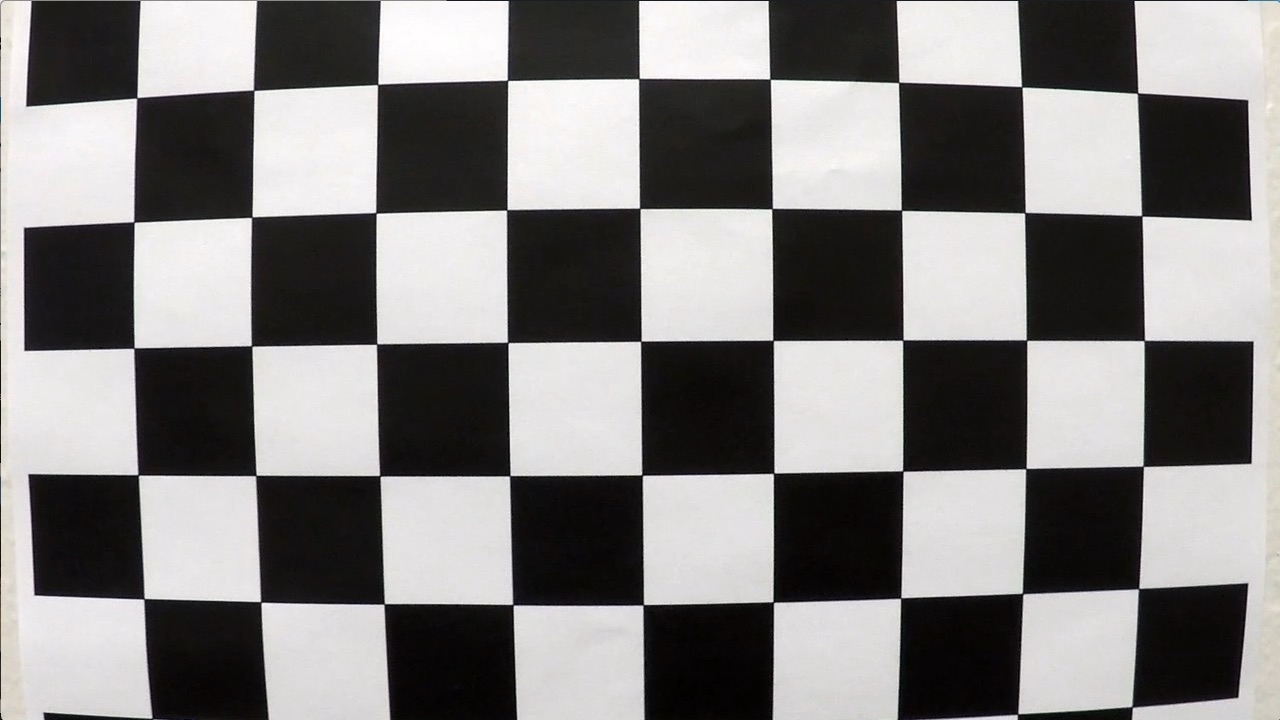
#> input picture camera_cal/calibration1.jpg, 1280 x 720 px
$ python -i lane.py   (imports and definitions only)   (older library calls are emulated)
#> lines starting #> are read from the running program, lines starting #| are printed output that depends on the picture; after the words box and inside, x2 and y2 are one past the last pixel; in counts of white or black regions, pixels touching at a corner belong together
### calibration.py
"""calibration.py: Calibration the cameras and save the calibration results."""

__author__ = "Junsheng Fu"
__email__ = "junsheng.fu@yahoo.com"
__date__ = "March 2017"

import numpy as np
import cv2
import glob
import pickle
import matplotlib.pyplot as plt
from os import path


# [53 lines left out: function calibrate_camera, not called in this run]


def load_calibration(calib_file):
    """

    :param calib_file:
    :return: mtx and dist
    """
#> called with calib_file = 'camera_cal/calibration_pickle.p'
    with open(calib_file, 'rb') as file:
        # print('load calibration data')
#> (reads camera_cal/calibration_pickle.p from the repository)
        data= pickle.load(file)
        mtx = data['mtx']       # calibration matrix
        dist = data['dist']     # distortion coefficients

    return mtx, dist


# [28 lines left out: function undistort_image, not called in this run]


# [7 lines that do not run on import are left out]

### lane.py
"""Departure Warning System with a Monocular Camera"""

import numpy as np
import cv2
import matplotlib.pyplot as plt
from timeit import default_timer as timer
from calibration import load_calibration
from copy import copy
import math


class Lane():
    def __init__(self):
        # was the line detected in the last frame or not
        self.detected = False
        #x values for detected line pixels
        self.cur_fitx = None
        #y values for detected line pixels
        self.cur_fity = None
        # x values of the last N fits of the line
        self.prev_fitx = []
        #polynomial coefficients for the most recent fit
        self.current_poly = [np.array([False])]
        #best polynomial coefficients for the last iteration
        self.prev_poly = [np.array([False])]

    def average_pre_lanes(self):
        tmp = copy(self.prev_fitx)
        tmp.append(self.cur_fitx)
        self.mean_fitx = np.mean(tmp, axis=0)

    def append_fitx(self):
        if len(self.prev_fitx) == N:
            self.prev_fitx.pop(0)
        self.prev_fitx.append(self.mean_fitx)

    def process(self, ploty):
        self.cur_fity = ploty
        self.average_pre_lanes()
        self.append_fitx()
        self.prev_poly = self.current_poly


left_lane = Lane()
right_lane = Lane()
frame_width = 1280
frame_height = 720

LANEWIDTH = 3.7  # highway lane width in US: 3.7 meters
input_scale = 4
output_frame_scale = 4
N = 4 # buffer previous N lines

# fullsize:1280x720
x = [194, 1117, 705, 575]
y = [719, 719, 461, 461]
X = [290, 990, 990, 290]
Y = [719, 719, 0, 0]

src = np.floor(np.float32([[x[0], y[0]], [x[1], y[1]],[x[2], y[2]], [x[3], y[3]]]) / input_scale)
dst = np.floor(np.float32([[X[0], Y[0]], [X[1], Y[1]],[X[2], Y[2]], [X[3], Y[3]]]) / input_scale)

M = cv2.getPerspectiveTransform(src, dst)
M_inv = cv2.getPerspectiveTransform(dst, src)

# Only for creating the final video visualization
X_b = [574, 706, 706, 574]
Y_b = [719, 719, 0, 0]
src_ = np.floor(np.float32([[x[0], y[0]], [x[1], y[1]],[x[2], y[2]], [x[3], y[3]]]) / (input_scale*2))
dst_ = np.floor(np.float32([[X_b[0], Y_b[0]], [X_b[1], Y_b[1]],[X_b[2], Y_b[2]], [X_b[3], Y_b[3]]]) / (input_scale*2))
M_b = cv2.getPerspectiveTransform(src_, dst_)
# Only for creating the final video visualization

# Threshold for color and gradient thresholding
s_thresh, sx_thresh, dir_thresh, m_thresh, r_thresh = (120, 255), (20, 100), (0.7, 1.3), (30, 100), (200, 255)
lower_yellow_thresh, upper_yellow_thresh = np.array([15,120,120]), np.array([25,255,255])
lower_white_thresh, upper_white_thresh = np.array([0,0,221]), np.array([180,255,255])

# load the calibration
calib_file = 'camera_cal/calibration_pickle.p'
mtx, dist = load_calibration(calib_file)


def canny_edge_detection(img):
    gray_img = cv2.cvtColor(img, cv2.COLOR_RGB2GRAY)
    (thresh_canny_gray, output_canny_gray) = cv2.threshold(gray_img, 160, 255, cv2.THRESH_BINARY)
    output_canny_gray = cv2.GaussianBlur(output_canny_gray, (5, 5), 3)
    output_canny_gray = cv2.Canny(output_canny_gray, 180, 255)

    # make the edge wider so it falls inside the lanes
    kernel = np.ones((3, 3))
    dilate = cv2.dilate(output_canny_gray, kernel, iterations=1)

    binary_output_canny = np.zeros_like(output_canny_gray)
    binary_output_canny[(dilate == 255)] = 1

    return binary_output_canny


def hsv_thresh(img):
    hsv = cv2.cvtColor(img, cv2.COLOR_BGR2HSV)

    lower_yellow = lower_yellow_thresh
    upper_yellow = upper_yellow_thresh

    yellow_lane = cv2.inRange(hsv, lower_yellow, upper_yellow)
    binary_output_yellow = np.zeros_like(yellow_lane)
    binary_output_yellow[(yellow_lane == 255)] = 1

    lower_white = lower_white_thresh
    upper_white = upper_white_thresh

    white_lane = cv2.inRange(hsv, lower_white, upper_white)
    binary_output_white = np.zeros_like(white_lane)
    binary_output_white[(white_lane == 255)] = 1

    return binary_output_yellow, binary_output_white


# [46 lines left out: functions abs_sobel_thresh, mag_thresh, not called in this run]


def dir_threshold(img, sobel_kernel=3, thresh=(0, np.pi/2)):
    """ threshold according to the direction of the gradient

    :param img:
    :param sobel_kernel:
    :param thresh:
    :return:
    """

    # Apply the following steps to img
    # 1) Convert to grayscale
    gray = cv2.cvtColor(img, cv2.COLOR_RGB2GRAY)

    # 2) Take the gradient in x and y separately
    sobelx = cv2.Sobel(gray, cv2.CV_64F, 1, 0, ksize=sobel_kernel)
    sobely = cv2.Sobel(gray, cv2.CV_64F, 0, 1, ksize=sobel_kernel)

    # 3) Take the absolute value of the x and y gradients
    # 4) Use np.arctan2(abs_sobely, abs_sobelx) to calculate the direction of the gradient
    absgraddir = np.arctan2(np.absolute(sobely), np.absolute(sobelx))

    # 5) Create a binary mask where direction thresholds are met
    binary_output =  np.zeros_like(absgraddir)
    binary_output[(absgraddir >= thresh[0]) & (absgraddir <= thresh[1])] = 1

    return binary_output


# [20 lines left out: functions gradient_pipeline, threshold_col_channel, not called in this run]


def find_edges(img, s_thresh=s_thresh, sx_thresh=sx_thresh, dir_thresh=dir_thresh, filters = 1):

    img = np.copy(img)

    # hsv and canny edge detection
    if filters == 1:
        # HSV filter
        binary_output_yellow, binary_output_white = hsv_thresh(img)

        # canny edge detection
        binary_output_canny = canny_edge_detection(img)

        # # gradient direction
        dir_binary = dir_threshold(img, sobel_kernel=3, thresh=dir_thresh)

        combined_binary = np.zeros_like(binary_output_canny)
        combined_binary[(((binary_output_yellow == 1) & (binary_output_canny == 1) & (dir_binary == 1)) | (
                    (binary_output_white == 1) & (binary_output_canny == 1) & (dir_binary == 1)))] = 1

        binary_final = combined_binary

    if filters == 2:
        # Convert to HSV color space and threshold the s channel
        hls = cv2.cvtColor(img, cv2.COLOR_BGR2HLS).astype(np.float)
        s_channel = hls[:, :, 2]
        s_binary = threshold_col_channel(s_channel, thresh=s_thresh)

        # Sobel x
        sxbinary = abs_sobel_thresh(img, orient='x', sobel_kernel=3, thresh=sx_thresh)
        # mag_binary = mag_thresh(img, sobel_kernel=3, thresh=m_thresh)
        # # gradient direction
        dir_binary = dir_threshold(img, sobel_kernel=3, thresh=dir_thresh)
        #
        # # output mask
        combined_binary = np.zeros_like(s_channel)
        combined_binary[(((sxbinary == 1) & (dir_binary == 1)) | ((s_binary == 1) & (dir_binary == 1)))] = 1

        # add more weights for the s channel
        c_bi = np.zeros_like(s_channel)
        c_bi[((sxbinary == 1) & (s_binary == 1))] = 2

        binary_final = (combined_binary + c_bi)

    return binary_final


def warper(img, M):

    # Compute and apply perspective transform
    img_size = (img.shape[1], img.shape[0])
    warped = cv2.warpPerspective(img, M, img_size, flags=cv2.INTER_NEAREST)  # keep same size as input image

    return warped


## fit the lane line
def full_search(binary_warped, visualization=False):
    half_height = int(binary_warped.shape[0] / 2)
    histogram = np.sum(binary_warped[half_height:,:], axis=0)
    # Create an output image to draw on and  visualize the result
    out_img = np.dstack((binary_warped, binary_warped, binary_warped))*255
    out_img = out_img.astype('uint8')

    # Find the peak of the left and right halves of the histogram
    # These will be the starting point for the left and right lines
    midpoint = np.int(histogram.shape[0]/2)
    leftx_base = np.argmax(histogram[:midpoint])
    rightx_base = np.argmax(histogram[midpoint:]) + midpoint

    # Choose the number of sliding windows
    nwindows = 9
    # Set height of windows
    window_height = np.int(binary_warped.shape[0]/nwindows)
    # Identify the x and y positions of all nonzero pixels in the image
    nonzero = binary_warped.nonzero()
    nonzeroy = np.array(nonzero[0])
    nonzerox = np.array(nonzero[1])
    # Current positions to be updated for each window
    leftx_current = leftx_base
    rightx_current = rightx_base
    # Set the width of the windows +/- margin
    margin = np.floor(100/input_scale)
    # Set minimum number of pixels found to recenter window
    minpix = np.floor(50/input_scale)
    # Create empty lists to receive left and right lane pixel indices
    left_lane_inds = []
    right_lane_inds = []

    # Step through the windows one by one
    for window in range(nwindows):
        # Identify window boundaries in x and y (and right and left)
        win_y_low = binary_warped.shape[0] - (window+1)*window_height
        win_y_high = binary_warped.shape[0] - window*window_height
        win_xleft_low = leftx_current - margin
        win_xleft_high = leftx_current + margin
        win_xright_low = rightx_current - margin
        win_xright_high = rightx_current + margin
        # Draw the windows on the visualization image
        if visualization:
            cv2.rectangle(out_img,(int(win_xleft_low),int(win_y_low)),(int(win_xleft_high),int(win_y_high)),(0,255,0), 2)
            cv2.rectangle(out_img,(int(win_xright_low),int(win_y_low)),(int(win_xright_high),int(win_y_high)),(0,255,0), 2)

        # Identify the nonzero pixels in x and y within the window
        good_left_inds = ((nonzeroy >= win_y_low) & (nonzeroy < win_y_high) & (nonzerox >= win_xleft_low) & (nonzerox < win_xleft_high)).nonzero()[0]
        good_right_inds = ((nonzeroy >= win_y_low) & (nonzeroy < win_y_high) & (nonzerox >= win_xright_low) & (nonzerox < win_xright_high)).nonzero()[0]
        # Append these indices to the lists
        left_lane_inds.append(good_left_inds)
        right_lane_inds.append(good_right_inds)
        # If you found > minpix pixels, recenter next window on their mean position
        if len(good_left_inds) > minpix:
            leftx_current = np.int(np.mean(nonzerox[good_left_inds]))
        if len(good_right_inds) > minpix:
            rightx_current = np.int(np.mean(nonzerox[good_right_inds]))

    # Concatenate the arrays of indices
    left_lane_inds = np.concatenate(left_lane_inds)
    right_lane_inds = np.concatenate(right_lane_inds)

    # Extract left and right line pixel positions
    leftx = nonzerox[left_lane_inds]
    lefty = nonzeroy[left_lane_inds]
    rightx = nonzerox[right_lane_inds]
    righty = nonzeroy[right_lane_inds]

    # Fit a second order polynomial to each
    left_fit = np.polyfit(lefty, leftx, 2)
    right_fit = np.polyfit(righty, rightx, 2)
    # Visualization

    # Generate x and y values for plotting
    if visualization:
        ploty = np.linspace(0, binary_warped.shape[0]-1, binary_warped.shape[0] )
        left_fitx = left_fit[0]*ploty**2 + left_fit[1]*ploty + left_fit[2]
        right_fitx = right_fit[0]*ploty**2 + right_fit[1]*ploty + right_fit[2]

        out_img[nonzeroy[left_lane_inds], nonzerox[left_lane_inds]] = [255, 0, 0]
        out_img[nonzeroy[right_lane_inds], nonzerox[right_lane_inds]] = [0, 0, 255]
        # plt.subplot(1,2,1)
        plt.imshow(out_img)
        # plt.imshow(binary_warped)
        plt.plot(left_fitx, ploty, color='yellow')
        plt.plot(right_fitx, ploty, color='yellow')
        plt.xlim((0, frame_width / input_scale))
        plt.ylim((frame_height / input_scale, 0))
        plt.show()

    return left_fit, right_fit


# [57 lines left out: function window_search, not called in this run]


def measure_lane_curvature(ploty, leftx, rightx, visualization=False):

    leftx = leftx[::-1]  # Reverse to match top-to-bottom in y
    rightx = rightx[::-1]  # Reverse to match top-to-bottom in y

     # choose the maximum y-value, corresponding to the bottom of the image
    y_eval = np.max(ploty)

    # Define conversions in x and y from pixels space to meters
    ym_per_pix = 30/(frame_height/input_scale) # meters per pixel in y dimension
    xm_per_pix = LANEWIDTH/(700/input_scale) # meters per pixel in x dimension

    # Fit new polynomials to x,y in world space
    left_fit_cr = np.polyfit(ploty*ym_per_pix, leftx*xm_per_pix, 2)
    right_fit_cr = np.polyfit(ploty*ym_per_pix, rightx*xm_per_pix, 2)
    # Calculate the new radii of curvature
    left_curverad = ((1 + (2*left_fit_cr[0]*y_eval*ym_per_pix + left_fit_cr[1])**2)**1.5) / np.absolute(2*left_fit_cr[0])
    right_curverad = ((1 + (2*right_fit_cr[0]*y_eval*ym_per_pix + right_fit_cr[1])**2)**1.5) / np.absolute(2*right_fit_cr[0])
    # Now our radius of curvature is in meters
    # print(left_curverad, 'm', right_curverad, 'm')

    if leftx[0] - leftx[-1] > 50/input_scale:
        curve_direction = 'Left curve'
    elif leftx[-1] - leftx[0] > 50/input_scale:
        curve_direction = 'Right curve'
    else:
        curve_direction = 'Straight'

    return (left_curverad+right_curverad)/2.0, curve_direction


def off_center(left, mid, right):
    """

    :param left: left lane position
    :param mid:  car position
    :param right: right lane position
    :return: True or False, indicator of off center driving
    """
    a = mid - left
    b = right - mid
    width = right - left

    if a >= b:  # driving right off
        offset = a / width * LANEWIDTH - LANEWIDTH /2.0
    else:       # driving left off
        offset = LANEWIDTH /2.0 - b / width * LANEWIDTH

    return offset


def compute_car_offcenter(ploty, left_fitx, right_fitx, undist):

    # Create an image to draw the lines on
    height = undist.shape[0]
    width = undist.shape[1]

    # Recast the x and y points into usable format for cv2.fillPoly()
    pts_left = np.array([np.transpose(np.vstack([left_fitx, ploty]))])
    pts_right = np.array([np.flipud(np.transpose(np.vstack([right_fitx, ploty])))])
    pts = np.hstack((pts_left, pts_right))

    bottom_l = left_fitx[height-1]
    bottom_r = right_fitx[0]

    offcenter = off_center(bottom_l, width/2.0, bottom_r)

    return offcenter, pts


def create_output_frame(offcenter, pts, undist_ori, fps, curvature, curve_direction, binary_sub, threshold=0.6):
    """

    :param offcenter:
    :param pts:
    :param undist_ori:
    :param fps:
    :param threshold:
    :return:
    """

    undist_ori = cv2.resize(undist_ori, (0,0), fx=1/output_frame_scale, fy=1/output_frame_scale)
    w = undist_ori.shape[1]
    h = undist_ori.shape[0]

    undist_birdview = warper(cv2.resize(undist_ori, (0,0), fx=1/2, fy=1/2), M_b)

    color_warp = np.zeros_like(undist_ori).astype(np.uint8)

    # create a frame to hold every image
    frame_h = math.ceil(h*2.5)
    frame_w = math.ceil(w*2.34)
    whole_frame = np.zeros((frame_h,frame_w, 3), dtype=np.uint8)


    if abs(offcenter) > threshold:  # car is offcenter more than 0.6 m
        # Draw Red lane
        cv2.fillPoly(color_warp, np.int_([pts]), (255, 0, 0)) # red
    else: # Draw Green lane
        cv2.fillPoly(color_warp, np.int_([pts]), (0,255, 0))  # green

    newwarp = cv2.warpPerspective(color_warp, M_inv, (int(frame_width/input_scale), int(frame_height/input_scale)))

    # Combine the result with the original image    # result = cv2.addWeighted(undist, 1, newwarp, 0.3, 0)

    newwarp_ = cv2.resize(newwarp,None, fx=input_scale/output_frame_scale, fy=input_scale/output_frame_scale, interpolation = cv2.INTER_LINEAR)

    output = cv2.addWeighted(undist_ori, 1, newwarp_, 0.3, 0)

    ############## generate the combined output frame only for visualization purpose ################
    whole_frame[40:40+h, 20:20+w, :] = undist_ori
    whole_frame[40:40+h, 60+w:60+2*w, :] = output
    whole_frame[220+h//2:220+2*h//2, 20:20+w//2, :] = undist_birdview
    whole_frame[220+h//2:220+2*h//2, 40+w//2:40+w, 0] = cv2.resize((binary_sub*255).astype(np.uint8), (0,0), fx=1/2, fy=1/2)
    whole_frame[220+h//2:220+2*h//2, 40+w//2:40+w, 1] = cv2.resize((binary_sub*255).astype(np.uint8), (0,0), fx=1/2, fy=1/2)
    whole_frame[220+h//2:220+2*h//2, 40+w//2:40+w, 2] = cv2.resize((binary_sub*255).astype(np.uint8), (0,0), fx=1/2, fy=1/2)

    font = cv2.FONT_HERSHEY_SIMPLEX
    if offcenter >= 0:
        offset = offcenter
        direction = 'Right'
    elif offcenter < 0:
        offset = -offcenter
        direction = 'Left'

    info_road = "Road Status"
    info_lane = "Lane info: {0}".format(curve_direction)
    info_cur = "Curvature {:6.1f} m".format(curvature)
    info_offset = "Off center: {0} {1:3.1f}m".format(direction, offset)
    info_framerate = "{0:4.1f} fps".format(fps)
    info_warning = "Warning: offcenter > 0.6m (use higher threshold in real life)"

    cv2.putText(whole_frame, "Departure Warning System with a Monocular Camera", (23,25), font, 0.8, (255,255,0), 1, cv2.LINE_AA)
    cv2.putText(whole_frame, "Origin", (22,70), font, 0.6, (255,255,0), 1, cv2.LINE_AA)
    cv2.putText(whole_frame, "Augmented", (40+w+25,70), font, 0.6, (255,255,0), 1, cv2.LINE_AA)
    cv2.putText(whole_frame, "Bird's View", (22+30,70+35+h), font, 0.6, (255,255,0), 1, cv2.LINE_AA)
    cv2.putText(whole_frame, "Lanes", (22+225,70+35+h), font, 0.6, (255,255,0), 1, cv2.LINE_AA)
    cv2.putText(whole_frame, info_road, (40+w+50,70+35+h), font, 0.8, (255,255,0), 1,cv2.LINE_AA)
    cv2.putText(whole_frame, info_warning, (35+w,60+h), font, 0.4, (255,255,0), 1,cv2.LINE_AA)
    cv2.putText(whole_frame, info_lane, (40+w+50,70+35+40+h), font, 0.8, (255,255,0), 1,cv2.LINE_AA)
    cv2.putText(whole_frame, info_cur, (40+w+50,70+35+80+h), font, 0.8, (255,255,0), 1,cv2.LINE_AA)
    cv2.putText(whole_frame, info_offset, (40+w+50,70+35+120+h), font, 0.8, (255,255,0), 1,cv2.LINE_AA)
    cv2.putText(whole_frame, info_framerate, (40+w+250,70), font, 0.6, (255,255,0), 1,cv2.LINE_AA)

    return whole_frame


# [24 lines left out: function tracker, not called in this run]


def detector(binary_sub, ploty, visualization=False):

    left_fit, right_fit = full_search(binary_sub, visualization=visualization)

    left_fitx = left_fit[0] * ploty**2 + left_fit[1] * ploty + left_fit[2]
    right_fitx = right_fit[0] * ploty**2 + right_fit[1] * ploty + right_fit[2]
    std_value = np.std(right_fitx - left_fitx)
    if std_value < (85 /input_scale):
        left_lane.current_poly = left_fit
        right_lane.current_poly = right_fit
        left_lane.cur_fitx = left_fitx
        right_lane.cur_fitx = right_fitx
        left_lane.detected = True
        right_lane.detected = True
    else:
        left_lane.current_poly = left_lane.prev_poly
        right_lane.current_poly = right_lane.prev_poly
        if len(left_lane.prev_fitx) > 0:
            left_lane.cur_fitx = left_lane.prev_fitx[-1]
            right_lane.cur_fitx = right_lane.prev_fitx[-1]
        else:
            left_lane.cur_fitx = left_fitx
            right_lane.cur_fitx = right_fitx
        left_lane.detected = False
        right_lane.detected = False


def process_frame(img, visualization=False):

    start = timer()
    # resize the input image according to scale
    img_undist_ = cv2.undistort(img, mtx, dist, None, mtx)
    img_undist = cv2.resize(img_undist_, (0, 0), fx=1/input_scale, fy=1/input_scale)

    # find the binary image of lane/edges
    img_binary = find_edges(img_undist, filters=1)

    # warp the image to bird view
    binary_warped = warper(img_binary, M)  # get binary image contains edges

    # crop the binary image
    binary_sub = np.zeros_like(binary_warped)
    binary_sub[:, int(150/input_scale):int(-80/input_scale)] = binary_warped[:, int(150/input_scale):int(-80/input_scale)]

    # start detector or tracker to find the lanes
    ploty = np.linspace(0, binary_warped.shape[0]-1, binary_warped.shape[0])
    if left_lane.detected:  # start tracker
        tracker(binary_sub, ploty, visualization)
    else:  # start detector
        detector(binary_sub, ploty, visualization)

    # average among the previous N frames to get the averaged lanes
    left_lane.process(ploty)
    right_lane.process(ploty)

    # measure the lane curvature
    curvature, curve_direction = measure_lane_curvature(ploty, left_lane.mean_fitx, right_lane.mean_fitx)

    # compute the car's off-center in meters
    offcenter, pts = compute_car_offcenter(ploty, left_lane.mean_fitx, right_lane.mean_fitx, img_undist)

    # compute the processing frame rate
    end = timer()
    fps = 1.0 / (end - start)

    # combine all images into final video output (only for visualization purpose)
    output = create_output_frame(offcenter, pts, img_undist_, fps, curvature, curve_direction, binary_sub)
    return output

>>> import cv2
>>> picture = cv2.cvtColor(cv2.imread('camera_cal/calibration1.jpg'), cv2.COLOR_BGR2RGB)
>>> result = process_frame(picture)
#> in process_frame, `img_undist = cv2.resize(img_undist_, (0, 0), fx=1/input_scale, fy=1/in..`:
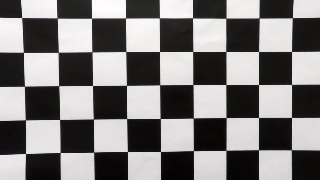
#> img_undist: shape (180, 320, 3); mean R, G, B 125.5, 123.9, 123.4
#> in hsv_thresh, `white_lane = cv2.inRange(hsv, lower_white, upper_white)`:
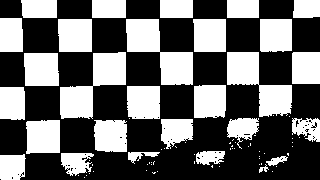
#> white_lane: shape (180, 320); 41.2% white; 77 white regions (49 under 20 px), largest, box (x1, y1, x2, y2) and area: (126, 19, 193, 85) 2157, (60, 52, 126, 119) 2109, (227, 52, 292, 117) 2022
#> in canny_edge_detection, `output_canny_gray = cv2.Canny(output_canny_gray, 180, 255)`:
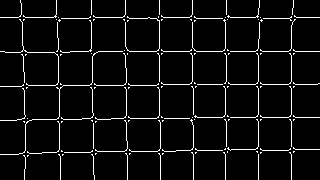
#> output_canny_gray: shape (180, 320); 5.5% white in thin lines or dots
#> in canny_edge_detection, `dilate = cv2.dilate(output_canny_gray, kernel, iterations=1)`:
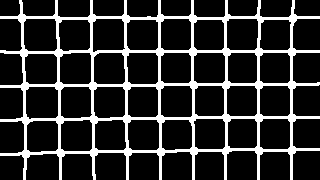
#> dilate: shape (180, 320); 17.7% white; 1 white region, box (x1, y1, x2, y2) and area: (0, 0, 320, 180) 10211
#> in dir_threshold, `sobely = cv2.Sobel(gray, cv2.CV_64F, 0, 1, ksize=sobel_kernel)`:
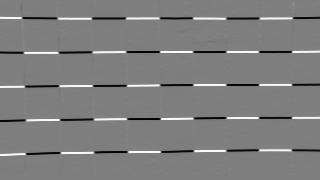
#> sobely: shape (180, 320) float64; min -841, max 848, mean -1.3; drawn with min black and max white
#> in dir_threshold, `absgraddir = np.arctan2(np.absolute(sobely), np.absolute(sobelx))`:
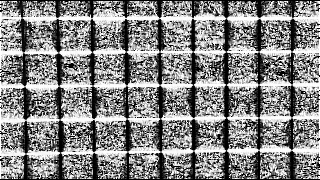
#> absgraddir: shape (180, 320) float64; min 0, max 1.57, mean 0.822; drawn with min black and max white
#> in find_edges, `dir_binary = dir_threshold(img, sobel_kernel=3, thresh=dir_thresh)`:
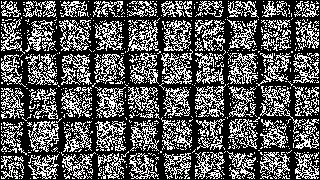
#> dir_binary: shape (180, 320) float64; values 0 (black) and 1 (white), 34.7% white in thin lines or dots
#> (the rest of the program and of its run is left out)
